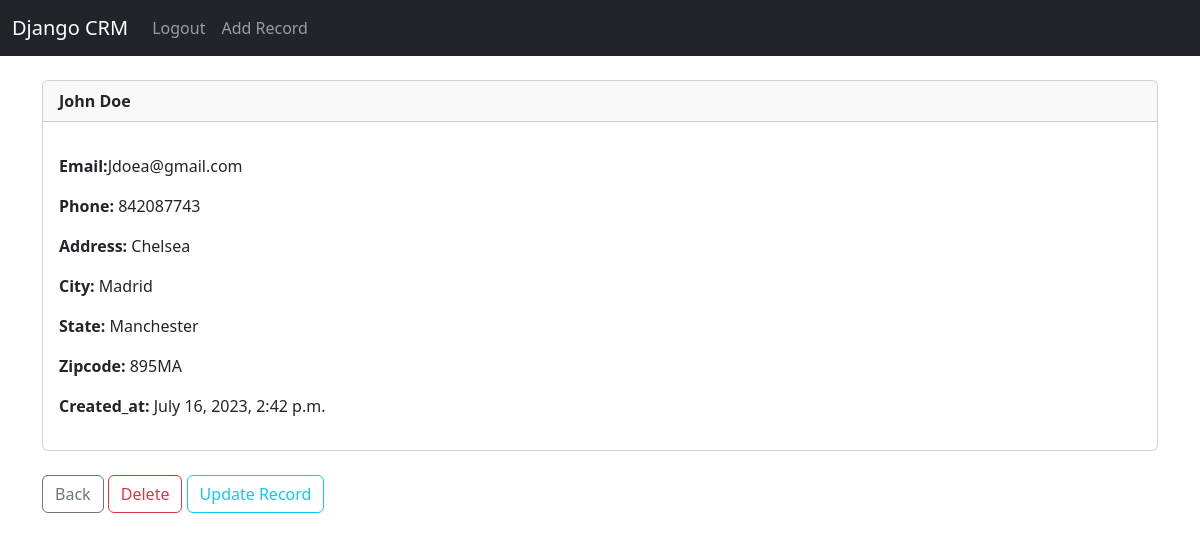
Screenshot of /record/1/ (signed in) with the database file from the repository.
### website/models.py (models this page shows, shortened)
class Record(models.Model):
	created_at = models.DateTimeField(auto_now_add=True)
	first_name = models.CharField(max_length=50)
	last_name =  models.CharField(max_length=50)
	email =  models.CharField(max_length=100)
	phone = models.CharField(max_length=15)
	address =  models.CharField(max_length=100)
	city =  models.CharField(max_length=50)
	state =  models.CharField(max_length=50)
	zipcode =  models.CharField(max_length=20)

### website/views.py (the view)
# urls.py: path('record/<int:pk>/', views.customer_record, name='record'),
def customer_record(request, pk):
    if request.user.is_authenticated:
        customer_record = Record.objects.get(id=pk)
    else:
        messages.success(request, "Log in to view page!")
        return redirect('home')
    context = {'customer_record':customer_record}
    return render(request, 'record.html', context)

### website/templates/record.html
{% extends 'base.html' %}
  {% block content %}
  <div class="card">
    <div class="card-header">
      <strong>{{customer_record.first_name}}
      {{customer_record.last_name}}</strong>
    </div>
    <div class="card-body">
      <p>
        <p><strong>Email:</strong>{{customer_record.email}}</p>
        <p><strong>Phone: </strong>{{customer_record.phone}}</p>
        <p><strong>Address: </strong>{{customer_record.address}}</p>
        <p><strong>City: </strong>{{customer_record.city}}</p>
        <p><strong>State: </strong>{{customer_record.state}}</p>
        <p><strong>Zipcode: </strong>{{customer_record.zipcode}}</p>
        <p><strong>Created_at: </strong>{{customer_record.created_at}}
    </p>
    </div>
  </div>
  <br>
<a href="{% url 'home' %}" class="btn btn-outline-secondary">Back</a>
<a href="{% url 'delete_record' customer_record.id %}" class="btn btn-outline-danger">Delete</a>
<a href="{% url 'update_record' customer_record.id %}" class="btn btn-outline-info">Update Record</a>
{% endblock %}

### rows the page displays
Record: first_name "John", last_name "Doe", email "Jdoea@gmail.com", phone "842087743", address "Chelsea", city "Madrid", state "Manchester", zipcode "895MA", created_at "July 16, 2023, 2:42 p.m."
